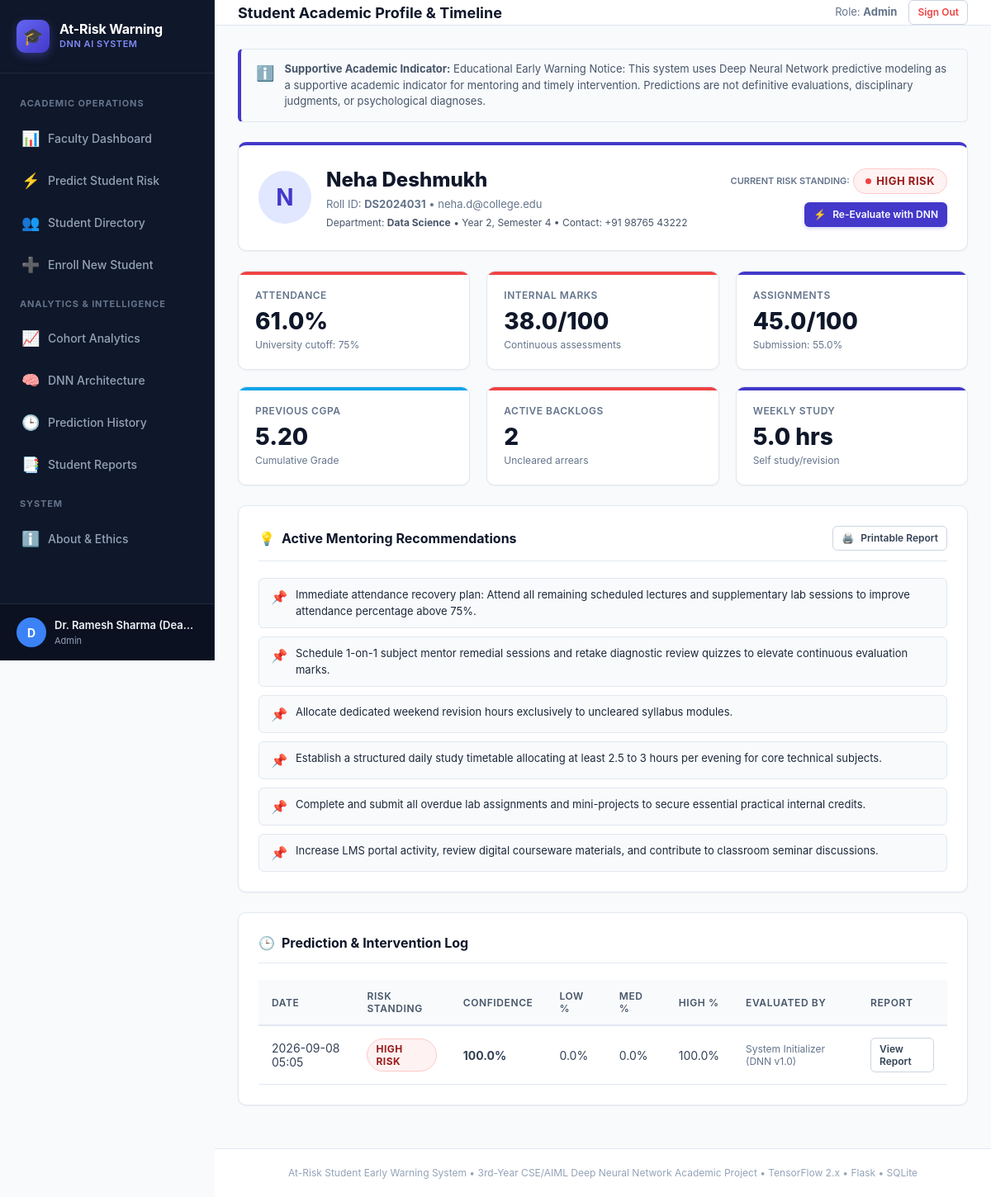
/student/DS2024031 (signed in), run on the app's committed database.
### tables this page shows
CREATE TABLE students (
    id INTEGER PRIMARY KEY AUTOINCREMENT,
    student_id TEXT UNIQUE NOT NULL,
    name TEXT NOT NULL,
    email TEXT UNIQUE NOT NULL,
    department TEXT NOT NULL,
    year INTEGER NOT NULL CHECK(year BETWEEN 1 AND 4),
    semester INTEGER NOT NULL CHECK(semester BETWEEN 1 AND 8),
    contact_number TEXT,
    created_at TIMESTAMP DEFAULT CURRENT_TIMESTAMP
);

CREATE TABLE academic_records (
    id INTEGER PRIMARY KEY AUTOINCREMENT,
    student_id TEXT NOT NULL,
    attendance_percentage REAL NOT NULL,
    internal_marks REAL NOT NULL,
    assignment_score REAL NOT NULL,
    previous_gpa REAL NOT NULL,
    study_hours_weekly REAL NOT NULL,
    backlogs INTEGER NOT NULL DEFAULT 0,
    assignment_submission_rate REAL NOT NULL,
    engagement_score REAL NOT NULL,
    previous_failures INTEGER NOT NULL DEFAULT 0,
    exam_score REAL NOT NULL,
    semester_term TEXT DEFAULT 'Current Semester',
    recorded_date TIMESTAMP DEFAULT CURRENT_TIMESTAMP,
    FOREIGN KEY (student_id) REFERENCES students(student_id) ON DELETE CASCADE
);

CREATE TABLE predictions (
    id INTEGER PRIMARY KEY AUTOINCREMENT,
    student_id TEXT NOT NULL,
    risk_level TEXT NOT NULL,
    risk_code INTEGER NOT NULL,
    confidence REAL NOT NULL,
    low_probability REAL NOT NULL,
    medium_probability REAL NOT NULL,
    high_probability REAL NOT NULL,
    predicted_by TEXT DEFAULT 'Faculty',
    recommendations TEXT,
    risk_factors TEXT,
    explanation TEXT,
    academic_record_id INTEGER,
    prediction_date TIMESTAMP DEFAULT CURRENT_TIMESTAMP,
    FOREIGN KEY (student_id) REFERENCES students(student_id) ON DELETE CASCADE,
    FOREIGN KEY (academic_record_id) REFERENCES academic_records(id) ON DELETE SET NULL
);

### app.py (the view)
@app.route('/student/<student_id>')
@login_required
def student_detail(student_id):
    student, latest_acad, latest_pred = get_student_full_profile(student_id)
    if not student:
        flash("Student not found.", "danger")
        return redirect(url_for('students'))
    if session.get('role') == 'student' and session.get('student_ref_id') != student_id:
        flash("You are not authorized to view other students' profiles.", "danger")
        return redirect(url_for('student_dashboard'))
    acad_history = get_student_academic_history(student_id)
    pred_history = get_student_prediction_history(student_id)
    recs = []
    risk_factors = []
    if latest_pred and latest_pred['recommendations']:
        try:
            recs = json.loads(latest_pred['recommendations'])
        except Exception:
            recs = [latest_pred['recommendations']]
    if latest_pred and latest_pred['risk_factors']:
        try:
            risk_factors = json.loads(latest_pred['risk_factors'])
        except Exception:
            risk_factors = [latest_pred['risk_factors']]
    return render_template(
        'student_detail.html',
        student=student,
        academic=latest_acad,
        prediction=latest_pred,
        recommendations=recs,
        risk_factors=risk_factors,
        acad_history=acad_history,
        pred_history=pred_history
    )

### app.py (called while the page is built)
def login_required(f):
    @wraps(f)
    def decorated_function(*args, **kwargs):
        if 'user_id' not in session:
            flash("Please log in to access this page.", "warning")
            return redirect(url_for('login', next=request.url))
        return f(*args, **kwargs)
    return decorated_function

@app.context_processor
def inject_globals():
    return {
        'current_user': {
            'id': session.get('user_id'),
            'username': session.get('username'),
            'role': session.get('role'),
            'full_name': session.get('full_name'),
            'student_ref_id': session.get('student_ref_id')
        },
        'risk_colors': config.RISK_COLORS,
        'disclaimer': config.DISCLAIMER_NOTICE,
        'feature_metadata': FEATURE_METADATA
    }

### utils/database.py (called while the page is built)
def get_db_connection():
    conn = sqlite3.connect(config.DATABASE_PATH)
    conn.row_factory = sqlite3.Row
    return conn

def get_student_full_profile(student_id):
    conn = get_db_connection()
    student = conn.execute("SELECT * FROM students WHERE student_id = ?", (student_id,)).fetchone()
    if not student:
        conn.close()
        return None, None, None
    latest_acad = conn.execute(
        "SELECT * FROM academic_records WHERE student_id = ? ORDER BY id DESC LIMIT 1",
        (student_id,)
    ).fetchone()
    latest_pred = conn.execute(
        "SELECT * FROM predictions WHERE student_id = ? ORDER BY id DESC LIMIT 1",
        (student_id,)
    ).fetchone()
    conn.close()
    return student, latest_acad, latest_pred

def get_student_academic_history(student_id):
    conn = get_db_connection()
    records = conn.execute(
        "SELECT * FROM academic_records WHERE student_id = ? ORDER BY id DESC",
        (student_id,)
    ).fetchall()
    conn.close()
    return records

def get_student_prediction_history(student_id):
    conn = get_db_connection()
    preds = conn.execute(
        "SELECT * FROM predictions WHERE student_id = ? ORDER BY id DESC",
        (student_id,)
    ).fetchall()
    conn.close()
    return preds

### templates/student_detail.html (shortened to what this page needs)
﻿{% extends "base.html" %}
{% block header_title %}Student Academic Profile & Timeline{% endblock %}
{% block content %}
<div style="max-width: 1100px; margin: 0 auto;">
  <div class="card" style="border-top: 4px solid var(--primary); margin-bottom: 24px;">
    <div style="display: flex; justify-content: space-between; align-items: center; flex-wrap: wrap; gap: 16px;">
      <div style="display: flex; align-items: center; gap: 18px;">
        <div style="width: 64px; height: 64px; border-radius: 50%; background: #e0e7ff; color: #4338ca; display: flex; align-items: center; justify-content: center; font-size: 28px; font-weight: bold;">
          {{ student.name[0] }}
        </div>
        <div>
          <h2 style="font-size: 24px; font-weight: 800; color: #0f172a;">{{ student.name }}</h2>
          <div style="font-size: 13px; color: #64748b; margin-top: 2px;">
            Roll ID: <strong>{{ student.student_id }}</strong> &bull; {{ student.email }}
          </div>
          <div style="font-size: 12px; color: #475569; margin-top: 4px;">
            Department: <strong>{{ student.department }}</strong> &bull; Year {{ student.year }}, Semester {{ student.semester }} &bull; Contact: {{ student.contact_number or 'N/A' }}
          </div>
        </div>
      </div>
      <div style="display: flex; flex-direction: column; align-items: flex-end; gap: 10px;">
        {% if prediction %}
        <div>
          <span style="font-size: 11px; text-transform: uppercase; color: #64748b; font-weight: 600;">Current Risk Standing:</span>
          {% if prediction.risk_level == 'LOW RISK' %}
            <span class="badge badge-low" style="font-size: 13px; padding: 5px 14px;"><span class="badge-pulse"></span> LOW RISK</span>
          {% elif prediction.risk_level == 'MEDIUM RISK' %}
            <span class="badge badge-medium" style="font-size: 13px; padding: 5px 14px;"><span class="badge-pulse"></span> MEDIUM RISK</span>
          {% else %}
            <span class="badge badge-high" style="font-size: 13px; padding: 5px 14px;"><span class="badge-pulse"></span> HIGH RISK</span>
          {% endif %}
        </div>
        {% endif %}
        {% if current_user.role in ['admin', 'faculty'] %}
        <a href="{{ url_for('predict', student_id=student.student_id) }}" class="btn btn-primary btn-sm">
          <span>⚡</span> Re-Evaluate with DNN
        </a>
        {% endif %}
      </div>
    </div>
  </div>
  {% if academic %}
  <div class="stat-grid">
    <div class="stat-card {% if academic.attendance_percentage < 75 %}high-risk{% else %}low-risk{% endif %}">
      <div class="label">Attendance</div>
      <div class="value">{{ "%.1f"|format(academic.attendance_percentage) }}%</div>
      <div class="sub">University cutoff: 75%</div>
    </div>
    <div class="stat-card {% if academic.internal_marks < 40 %}high-risk{% else %}primary{% endif %}">
      <div class="label">Internal Marks</div>
      <div class="value">{{ "%.1f"|format(academic.internal_marks) }}/100</div>
      <div class="sub">Continuous assessments</div>
    </div>
    <div class="stat-card primary">
      <div class="label">Assignments</div>
      <div class="value">{{ "%.1f"|format(academic.assignment_score) }}/100</div>
      <div class="sub">Submission: {{ "%.1f"|format(academic.assignment_submission_rate) }}%</div>
    </div>
    <div class="stat-card info">
      <div class="label">Previous CGPA</div>
      <div class="value">{{ "%.2f"|format(academic.previous_gpa) }}</div>
      <div class="sub">Cumulative Grade</div>
    </div>
    <div class="stat-card {% if academic.backlogs > 0 %}high-risk{% else %}low-risk{% endif %}">
      <div class="label">Active Backlogs</div>
      <div class="value">{{ academic.backlogs }}</div>
      <div class="sub">Uncleared arrears</div>
    </div>
    <div class="stat-card primary">
      <div class="label">Weekly Study</div>
      <div class="value">{{ "%.1f"|format(academic.study_hours_weekly) }} hrs</div>
      <div class="sub">Self study/revision</div>
    </div>
  </div>
  {% endif %}
  {% if recommendations %}
  <div class="card">
    <div class="card-header">
      <h3><span>💡</span> Active Mentoring Recommendations</h3>
      {% if prediction %}
      <a href="{{ url_for('report_view', prediction_id=prediction.id) }}" class="btn btn-secondary btn-sm">
        <span>🖨️</span> Printable Report
      </a>
      {% endif %}
    </div>
    <div style="display: flex; flex-direction: column; gap: 10px;">
      {% for rec in recommendations %}
      <div style="display: flex; gap: 10px; align-items: flex-start; padding: 10px 14px; background: #f8fafc; border: 1px solid var(--border-color); border-radius: var(--radius-sm);">
        <span style="color: var(--primary);">📌</span>
        <div style="font-size: 13px; color: #1e293b;">{{ rec }}</div>
      </div>
      {% endfor %}
    </div>
  </div>
  {% endif %}
  <div class="card">
    <div class="card-header">
      <h3><span>🕒</span> Prediction & Intervention Log</h3>
    </div>
    <div class="table-responsive">
      <table class="modern-table">
        <thead>
          <tr>
            <th>Date</th>
            <th>Risk Standing</th>
            <th>Confidence</th>
            <th>Low %</th>
            <th>Med %</th>
            <th>High %</th>
            <th>Evaluated By</th>
            <th>Report</th>
          </tr>
        </thead>
        <tbody>
          {% for pred in pred_history %}
          <tr>
            <td>{{ pred.prediction_date[:16] }}</td>
            <td>
              {% if pred.risk_level == 'LOW RISK' %}
                <span class="badge badge-low">Low Risk</span>
              {% elif pred.risk_level == 'MEDIUM RISK' %}
                <span class="badge badge-medium">Med Risk</span>
              {% else %}
                <span class="badge badge-high">High Risk</span>
              {% endif %}
            </td>
            <td><strong>{{ "%.1f"|format(pred.confidence) }}%</strong></td>
            <td>{{ "%.1f"|format(pred.low_probability) }}%</td>
            <td>{{ "%.1f"|format(pred.medium_probability) }}%</td>
            <td>{{ "%.1f"|format(pred.high_probability) }}%</td>
            <td style="font-size: 12px; color: #64748b;">{{ pred.predicted_by }}</td>
            <td>
              <a href="{{ url_for('report_view', prediction_id=pred.id) }}" class="btn btn-secondary btn-sm">
                View Report
              </a>
            </td>
          </tr>
          {% else %}
          <tr>
            <td colspan="8" style="text-align: center; color: var(--text-muted); padding: 20px;">
              No prior predictions on record.
            </td>
          </tr>
          {% endfor %}
        </tbody>
      </table>
    </div>
  </div>
</div>
{% endblock %}

### static/css/style.css (style rules this page uses)
* { box-sizing: border-box; margin: 0; padding: 0; }
body { font-family: -apple-system, BlinkMacSystemFont, "Segoe UI", Roboto, "Helvetica Neue", Arial, sans-serif; background-color: var(--bg-main); color: var(--text-main); line-height: 1.5; display: flex; min-height: 100vh; }
.card { background: var(--card-bg); border: 1px solid var(--border-color); border-radius: var(--radius-md); box-shadow: var(--shadow-sm); padding: 24px; margin-bottom: 24px; }
.card-header { display: flex; justify-content: space-between; align-items: center; margin-bottom: 20px; padding-bottom: 12px; border-bottom: 1px solid var(--border-color); }
.card-header h3 { font-size: 16px; font-weight: 700; color: var(--text-main); display: flex; align-items: center; gap: 8px; }
.stat-grid { display: grid; grid-template-columns: repeat(auto-fit, minmax(220px, 1fr)); gap: 20px; margin-bottom: 24px; }
.stat-card { background: white; border: 1px solid var(--border-color); border-radius: var(--radius-md); padding: 20px; box-shadow: var(--shadow-sm); position: relative; overflow: hidden; transition: transform 0.2s ease, box-shadow 0.2s ease; }
.stat-card::before { content: ''; position: absolute; top: 0; left: 0; right: 0; height: 4px; }
.stat-card.primary::before { background: var(--primary); }
.stat-card.high-risk::before { background: var(--risk-high); }
.stat-card.info::before { background: #0ea5e9; }
.stat-card .label { font-size: 12px; font-weight: 600; text-transform: uppercase; letter-spacing: 0.04em; color: var(--text-muted); margin-bottom: 8px; }
.stat-card .value { font-size: 28px; font-weight: 800; color: var(--text-main); line-height: 1; margin-bottom: 6px; }
.stat-card .sub { font-size: 12px; color: var(--text-muted); }
.badge { display: inline-flex; align-items: center; gap: 6px; padding: 4px 10px; border-radius: 9999px; font-size: 12px; font-weight: 700; text-transform: uppercase; letter-spacing: 0.04em; }
.badge-high { background: var(--risk-high-bg); color: #991b1b; border: 1px solid var(--risk-high-border); }
.badge-pulse { width: 7px; height: 7px; border-radius: 50%; display: inline-block; }
.badge-high .badge-pulse { background-color: var(--risk-high); animation: pulse 1.8s infinite; }
.table-responsive { width: 100%; overflow-x: auto; }
.modern-table { width: 100%; border-collapse: collapse; text-align: left; font-size: 14px; }
.modern-table th { background-color: #f8fafc; color: #475569; font-weight: 600; padding: 12px 16px; border-bottom: 2px solid var(--border-color); font-size: 12px; text-transform: uppercase; letter-spacing: 0.05em; }
.modern-table td { padding: 14px 16px; border-bottom: 1px solid var(--border-color); color: #334155; vertical-align: middle; }
.btn { display: inline-flex; align-items: center; justify-content: center; gap: 8px; padding: 9px 18px; border-radius: var(--radius-sm); font-size: 14px; font-weight: 600; text-decoration: none; cursor: pointer; border: 1px solid transparent; transition: all 0.2s ease; }
.btn-primary { background-color: var(--primary); color: white; box-shadow: 0 2px 4px rgba(67, 56, 202, 0.2); }
.btn-secondary { background-color: white; color: #334155; border-color: #cbd5e1; }
.btn-sm { padding: 5px 10px; font-size: 12px; }

### data on the page
students: name "N", name "Neha Deshmukh", student_id "DS2024031", email "neha.d@college.edu", department "Data Science", year "2", semester "4", contact_number "+91 98765 43222"
academic_records: attendance_percentage "61.0", internal_marks "38.0", assignment_score "45.0", assignment_submission_rate "55.0", previous_gpa "5.20", backlogs "2", study_hours_weekly "5.0"
predictions: prediction_date "2026-09-08 05:05", risk_level "HIGH RISK", confidence "100.0", low_probability "0.0", medium_probability "0.0", high_probability "100.0", predicted_by "System Initializer (DNN v1.0)"

### other printed values
{{ current_user.full_name[0] if current_user.full_name else 'U' }} "D"
{{ current_user.full_name }} "Dr. Ramesh Sharma (Dea…"
{{ current_user.role }} "Admin"
{{ current_user.role|capitalize }} "Admin"
{{ rec }} "Immediate attendance recovery plan: Attend all remaining scheduled lectures and supplementary lab sessions to improve attendance percentage above 75%." "Schedule 1-on-1 subject mentor remedial sessions and retake diagnostic review quizzes to elevate continuous evaluation marks." "Allocate dedicated weekend revision hours exclusively to uncleared syllabus modules." "Establish a structured daily study timetable allocating at least 2.5 to 3 hours per evening for core technical subjects." "Complete and submit all overdue lab assignments and mini-projects to secure essential practical internal credits." "Increase LMS portal activity, review digital courseware materials, and contribute to classroom seminar discussions."
